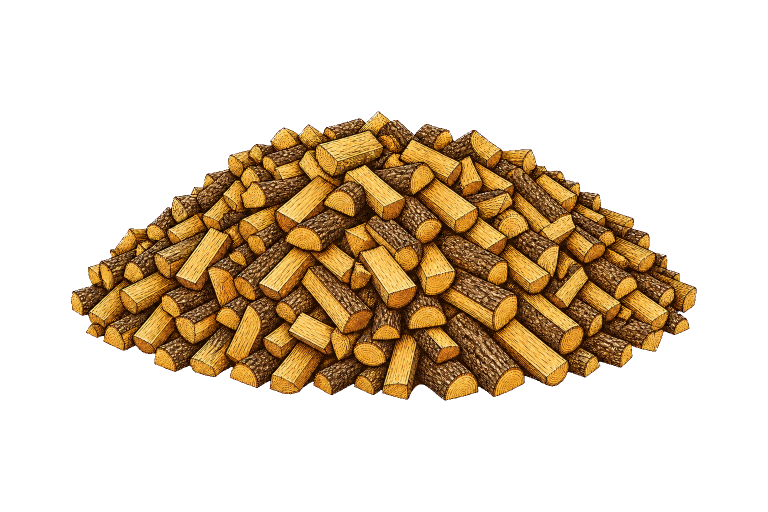
#> input picture tmp/firewood-loose-9-15-v13-determinism/masters/firewood-loose-9-15-master-v13.webp, 1536 x 1024 px (shown at 1/2 size)
$ python -i pellet_artwork_v16_final_r17.py   (imports and definitions only)
#> lines starting #> are read from the running program, lines starting #| are printed output that depends on the picture; after the words box and inside, x2 and y2 are one past the last pixel; in counts of white or black regions, pixels touching at a corner belong together
#> further down, picture is the input picture: PIL image 1536x1024 RGBA; mean R, G, B, A 47.8, 32.9, 12.8, 78.9
from __future__ import annotations

from pathlib import Path

import numpy as np
from PIL import Image, ImageDraw, ImageFilter

import pellet_artwork_v16_final_r16 as base


ROOT = Path(__file__).resolve().parents[1]
MASTER_ROOT = ROOT / "tmp/pellets-v16/candidates/masters"

base.base.OUTPUT_ROOT = ROOT / "tmp/pellets-v16/final-r17"
base.base.QA_ROOT = base.base.OUTPUT_ROOT / "qa"
base.base.DETERMINISM_ROOT = base.base.OUTPUT_ROOT / "determinism"
base.base.OUTPUT = MASTER_ROOT / "pellets-10-master-v16-r2.webp"
base.base.MANIFEST = MASTER_ROOT / "pellets-10-master-v16-r2.manifest.json"
base.base.CANDIDATE_ID = "pellets-10-master-v16-r2"
base.base.STYLE_VERSION = "v16-approved-r2"
base.base.QA_PREFIX = "pellets-v16-approved-r2"


def interpolate_horizontal_seam(
    original: Image.Image,
) -> tuple[Image.Image, dict[str, object]]:
    high_size = (original.width * base.SCALE, original.height * base.SCALE)
#> high_size = (6144, 4096)
    source = np.array(original.resize(high_size, Image.Resampling.LANCZOS))
    fill = source.copy()

    hard_image = Image.new("L", high_size)
#> hard_image: PIL image 6144x4096 L; every value is 0
    ImageDraw.Draw(hard_image).polygon(
        [(x * base.SCALE, y * base.SCALE) for x, y in base.EDIT_POLYGON],
        fill=255,
    )
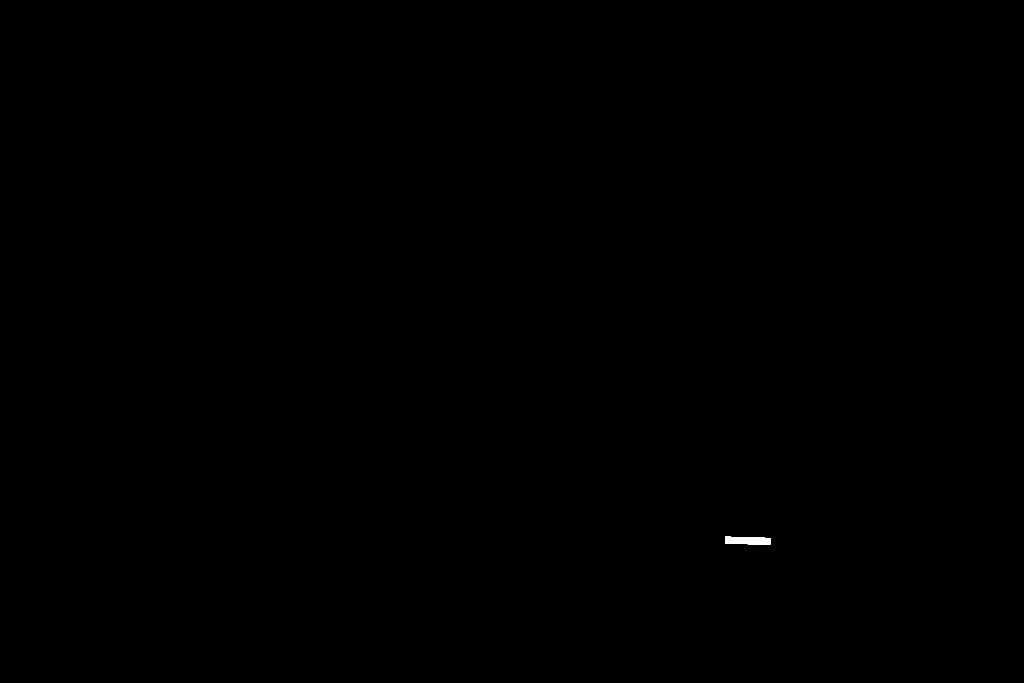
#> hard_image: PIL image 6144x4096 L (shown at 1/6 size); 0.04% white; 1 white region, box (x1, y1, x2, y2) and area: (4352, 3220, 4625, 3269) 10861
    hard = np.array(hard_image)
    feather = np.minimum(
        hard,
        np.array(hard_image.filter(ImageFilter.GaussianBlur(5))),
    ).astype(np.float64) / 255.0

    x_values = np.flatnonzero(np.any(hard > 0, axis=0))
#> x_values = 273 values from 4352 to 4624
    sample_margin = 7 * base.SCALE
    for x in x_values:
        ys = np.flatnonzero(hard[:, x] > 0)
        if not ys.size:
            continue
        top = int(ys.min())
        bottom = int(ys.max())
        sample_top = max(0, top - sample_margin)
        sample_bottom = min(high_size[1] - 1, bottom + sample_margin)
        span = max(1, bottom - top)
        for y in range(top, bottom + 1):
            ratio = (y - top) / span
            fill[y, x] = np.clip(
                source[sample_top, x].astype(np.float64) * (1.0 - ratio)
                + source[sample_bottom, x].astype(np.float64) * ratio,
                0,
                255,
            ).astype(np.uint8)
#> this loop made 273 passes
#> (top, bottom, sample_top, sample_bottom, span) on passes 1 to 3: (3220, 3260, 3192, 3288, 40), (3221, 3260, 3193, 3288, 39), (3221, 3260, 3193, 3288, 39)

    mask = feather[:, :, None]
    rendered = np.clip(
        source.astype(np.float64) * (1.0 - mask)
#> (the run stopped early here; a loop or call above may not have finished)
